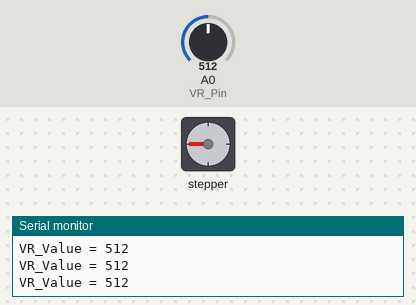
This sketch was run on a simulated Arduino Uno, built with avr-gcc and run on an emulated ATmega328P. Shown: stepper motor, the last lines printed to the serial monitor. The inputs (shaded band) are chosen by the test bench; at power-on: A0 (VR_Pin) = 512. Stepper angles assume 200 steps per turn.

Above: at 1.2 s.
1.3 s: A0 (VR_Pin) set to 306
At 1.98 s:
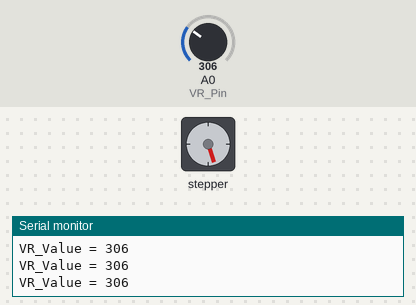
4.3 s: A0 (VR_Pin) set to 511
At 5.37 s:
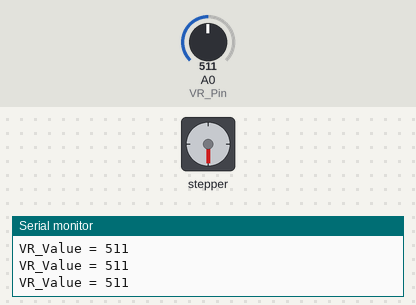
7.3 s: A0 (VR_Pin) set to 122
At 7.79 s:
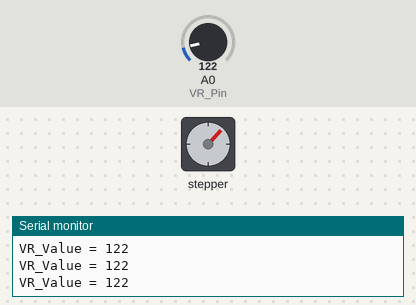
Timing chart, 0 to 65.8 s (numbered marks = the images above; inputs shaded):
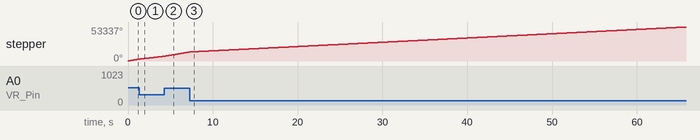

The sketch:

pra3_5_1.ino
```cpp
#define A 2
#define B 3
#define A_BAR 4
#define B_BAR 5
#define tt 20
#include<Stepper.h>
Stepper stepper(200,A,A_BAR,B,B_BAR);
//ex2-10-1
int VR_Pin = A0;
int VR_Value = 0;

void setup() {
  // put your setup code here, to run once:
  stepper.setSpeed(20);
  Serial.begin(9600);
}

void loop() {
  // put your main code here, to run repeatedly:
  VR_Value = analogRead(VR_Pin);
  Serial.print("VR_Value = ");
  Serial.println(VR_Value);
  stepper.setSpeed(VR_Value);
  stepper.step(50);
  delay(10);
}
```
